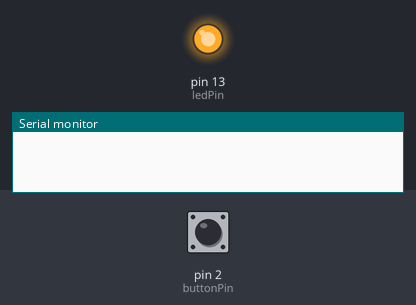
A sketch run on a simulated Arduino Uno, built with avr-gcc and run on an emulated ATmega328P. On the bench: output pins drawn as LEDs (lit = HIGH), the last lines printed to the serial monitor. The inputs (shaded band) are chosen by the test bench; at power-on: pin 2 (buttonPin) HIGH. Random numbers use the default seed unless the sketch sets one.

Above: at 3.9 s.
4.0 s: pin 2 (buttonPin) pulled LOW for 0.15 s
At 4.7 s:
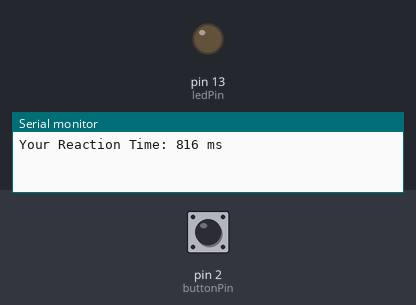
5.6 s: pin 2 (buttonPin) pulled LOW for 3.2 s
Timing chart, 0 to 15.3 s (numbered marks = the images above; inputs shaded):
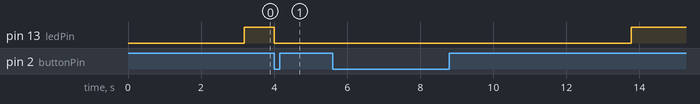

Measured:
- after the input at 4.0 s, pin 13 (ledPin): HIGH → LOW at once

The sketch:

code.ino
```cpp
const int ledPin = 13;
const int buttonPin = 2;

unsigned long ledOnTime = 0;
unsigned long reactionTime = 0;

bool ledState = false;

void setup() {
  pinMode(ledPin, OUTPUT);
  pinMode(buttonPin, INPUT_PULLUP);

  Serial.begin(9600);

  randomSeed(analogRead(0));
}

void loop() {

  int waitTime = random(2000, 5000);
  delay(waitTime);


  digitalWrite(ledPin, HIGH);
  ledOnTime = millis();
  ledState = true;

  while (ledState) {
    if (digitalRead(buttonPin) == LOW) {
      reactionTime = millis() - ledOnTime;

      Serial.print("Your Reaction Time: ");
      Serial.print(reactionTime);
      Serial.println(" ms");

      digitalWrite(ledPin, LOW);
      ledState = false;

      delay(2000);
    }
  }
}
```
